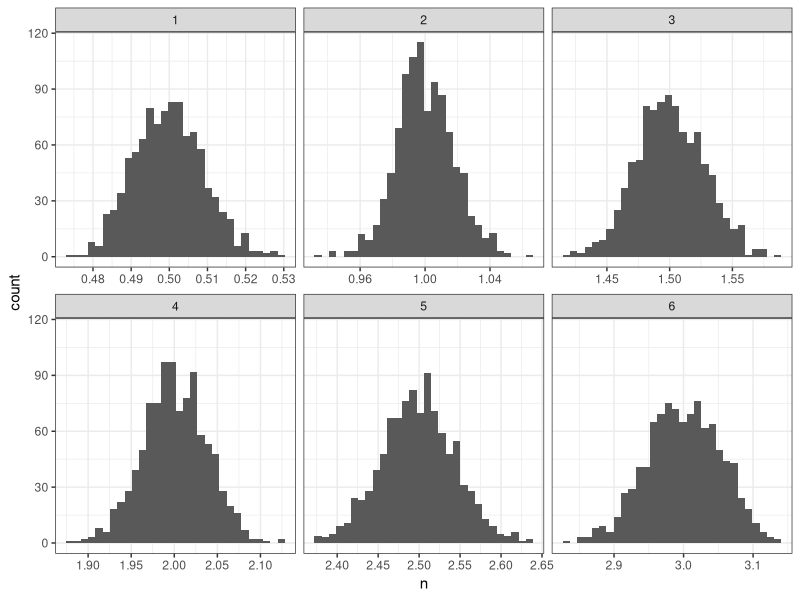

Here is the R script that generated this plot:

#################################
# Normal approximation to uniform
#################################

library(tidyverse)

unif_draws = function(nums , sims = 1000){

  unif_draws = array(NA , c(nums , sims))

  for ( i in 1:nrow(unif_draws) ) {
    unif_draws[i,] = runif(sims , min = 0 , max = i)
  }
  return( tibble( number = 1:6 , n = apply(unif_draws,1,mean) ) )
}

unifs = lapply( rep(6 , 1000) , function(x){ unif_draws(x) } )

all_draws_df = bind_rows( unifs , .id = "sim_num" )

all_draws_df %>%
  ggplot( aes(x = n) ) +
  geom_histogram() +
  facet_wrap(~ number , scales = "free_x") +
  theme_bw()
